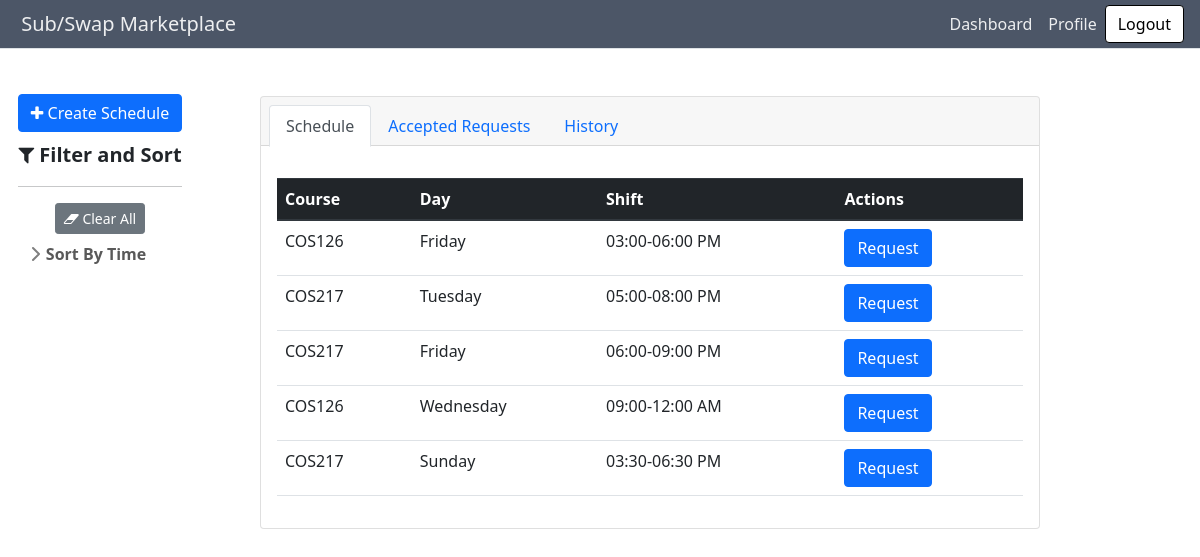
The app's page /profile (signed in) with its own data.
### subapp/models.py (models this page shows, shortened)
class Shift(db.Model):
    id = db.Column(db.Integer, primary_key=True)
    day = db.Column(db.String(10), nullable=False)
    start = db.Column(db.Time, nullable=False)
    end = db.Column(db.Time, nullable=False)
    course = db.Column(db.String(120), nullable=False)
    staff = db.relationship(
        "User", secondary=a_assigned_shifts, back_populates="schedule")
    requests = db.relationship(
        "Request", secondary=a_requested_shifts, back_populates="shift")

### subapp/main/routes.py (the view)
@main.route("/profile", methods=['GET', 'PUT'])
@login_required
def profile():
    html = render_template('main/profile.html', shifts=current_user.schedule, requests=current_user.accepted_requests, history=current_user.inactive_requests())
    return make_response(html)

### subapp/models.py (called while the page is built)
@login_manager.user_loader
def load_user(user_id):
    return User.query.get(int(user_id))

    def inactive_requests(self):
        return [request for request in self.posted_requests if request.accepted]

### subapp/main/templates/main/profile.html (shortened to what this page needs)
{% extends "main/base.html" %}
{% import 'bootstrap/wtf.html' as wtf %}
{% block content %}
<div class="container-fluid">
  <div class="row align-items-start">
    <div class="sticky sidebar_container col-md-2">
      {% with tags_by_category=tags_by_category %} {% include
      "main/sidebar.html" %} {%endwith%}
    </div>
    <div class="col-md-9">
      <section class="py-5">
        <div class="items_container container px-4 px-lg-5">
          <div class="card">
            <div class="card-header">
              <ul class="nav nav-tabs card-header-tabs" id="bologna-list" role="tablist">
                <li class="nav-item">
                  <a class="nav-link active" href="#description" role="tab" aria-controls="description"
                    aria-selected="true">Schedule</a>
                </li>
                <li class="nav-item">
                  <a class="nav-link" href="#history" role="tab" aria-controls="history" aria-selected="false">Accepted
                    Requests</a>
                </li>
                <li class="nav-item">
                  <a class="nav-link" href="#deals" role="tab" aria-controls="deals" aria-selected="false">History</a>
                </li>
              </ul>
            </div>
            <div class="card-body">
              <div class="tab-content mt-3">
                <div class="tab-pane active" id="description" role="tabpanel">
                  <table class="table">
                    <thead class="thead-dark">
                      <tr>
                        <th scope="col">Course</th>
                        <th scope="col">Day</th>
                        <th scope="col">Shift</th>
                        <th scope="col">Actions</th>
                      </tr>
                    </thead>
                    <tbody>
                      {% for shift in shifts %}
                      <tr>
                        <td>{{shift.course}}</td>
                        <td>{{shift.day}}</td>
                        <td> {{shift.start.strftime("%I:%M")}}-{{shift.end.strftime("%I:%M %p")}}</td>
                        <td>
                          <a href="{{url_for('requests.create_request', shiftid=shift.id)}}" class="btn btn-primary"
                            role="button">Request</a>
                        </td>
                      </tr>
                      {% endfor %}
                    </tbody>
                  </table>
                </div>
              </div>
            </div>
          </div>
        </div>
      </section>
    </div>
  </div>
</div>
<link rel="stylesheet"
  href="https://cdnjs.cloudflare.com/ajax/libs/bootstrap-datepicker/1.4.1/css/bootstrap-datepicker3.css" />
{% endblock content %}

### subapp/main/static/css/sidebars.css (style rules this page uses)
body { min-height: 100vh; min-height: -webkit-fill-available; }
html { height: -webkit-fill-available; }

### records on screen
Shift: course "COS126", day "Friday", start "03:00", end "06:00 PM"
Shift: course "COS217", day "Tuesday", start "05:00", end "08:00 PM"
Shift: course "COS217", day "Friday", start "06:00", end "09:00 PM"
Shift: course "COS126", day "Wednesday", start "09:00", end "12:00 AM"
Shift: course "COS217", day "Sunday", start "03:30", end "06:30 PM"
